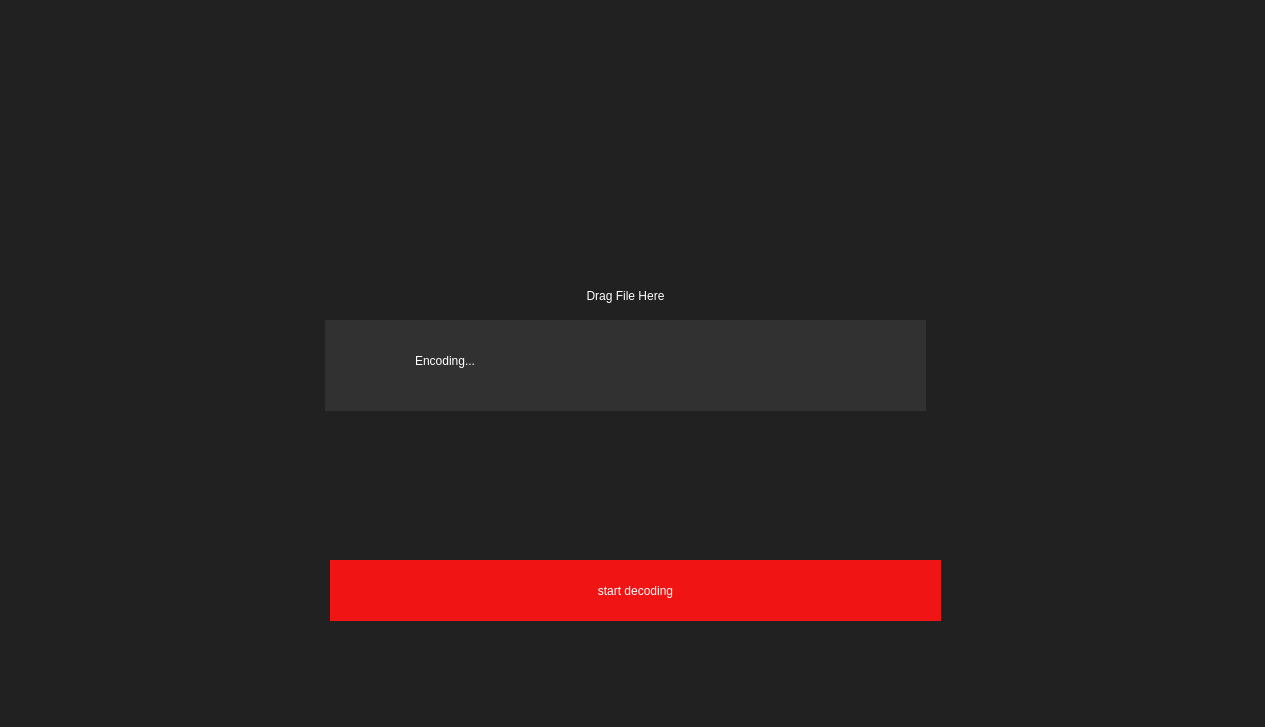
<?xml version="1.0" encoding="UTF-8"?>
<ui version="4.0">
 <class>DecodeWidget</class>
 <widget class="QWidget" name="DecodeWidget">
  <property name="geometry">
   <rect>
    <x>0</x>
    <y>0</y>
    <width>1265</width>
    <height>727</height>
   </rect>
  </property>
  <property name="acceptDrops">
   <bool>true</bool>
  </property>
  <property name="windowTitle">
   <string>Form</string>
  </property>
  <property name="styleSheet">
   <string notr="true">background-color: rgb(34, 33, 33);</string>
  </property>
  <widget class="QLabel" name="label_preview">
   <property name="geometry">
    <rect>
     <x>340</x>
     <y>100</y>
     <width>571</width>
     <height>391</height>
    </rect>
   </property>
   <property name="acceptDrops">
    <bool>true</bool>
   </property>
   <property name="styleSheet">
    <string notr="true">font: 75 20pt &quot;Segoe UI&quot;;
color: rgb(255, 255, 255);</string>
   </property>
   <property name="text">
    <string>Drag File Here</string>
   </property>
   <property name="alignment">
    <set>Qt::AlignCenter</set>
   </property>
  </widget>
  <widget class="QPushButton" name="pushButton_start">
   <property name="geometry">
    <rect>
     <x>330</x>
     <y>560</y>
     <width>611</width>
     <height>61</height>
    </rect>
   </property>
   <property name="acceptDrops">
    <bool>true</bool>
   </property>
   <property name="styleSheet">
    <string notr="true">QPushButton#pushButton_start{
border: 0px;
background-color: rgb(240, 20, 20);
font: 500 20pt &quot;Segoe UI&quot;;
color: white;}
QPushButton#pushButton_start:pressed{
border: 0px;
background-color: qradialgradient(spread:pad, cx:0.5, cy:0.5, radius:0.5, fx:0.5, fy:0.5, stop:0.24 rgba(240, 20, 20, 180), stop:0.52 rgba(240, 20, 20, 210), stop:1 rgba(240, 20, 20, 240));
font: 500 20pt &quot;Segoe UI&quot;;
color: white;}</string>
   </property>
   <property name="text">
    <string>start decoding</string>
   </property>
  </widget>
  <widget class="QLabel" name="label_file_name">
   <property name="geometry">
    <rect>
     <x>360</x>
     <y>500</y>
     <width>526</width>
     <height>30</height>
    </rect>
   </property>
   <property name="acceptDrops">
    <bool>true</bool>
   </property>
   <property name="styleSheet">
    <string notr="true">font: 400 14pt &quot;Segoe UI&quot;;
color: rgb(255, 255, 255);</string>
   </property>
   <property name="text">
    <string/>
   </property>
   <property name="alignment">
    <set>Qt::AlignCenter</set>
   </property>
  </widget>
  <widget class="QLabel" name="label_file_alarm">
   <property name="geometry">
    <rect>
     <x>462</x>
     <y>320</y>
     <width>340</width>
     <height>60</height>
    </rect>
   </property>
   <property name="styleSheet">
    <string notr="true">border-radius:8px;
border: 3px solid rgb(230, 60, 60);
background-color: rgb(180, 30, 30);
font: 400 18pt &quot;Segoe UI&quot;;
color: rgb(255, 255, 255);</string>
   </property>
   <property name="text">
    <string>Please Import Your File</string>
   </property>
   <property name="alignment">
    <set>Qt::AlignCenter</set>
   </property>
  </widget>
  <widget class="QPushButton" name="pushButton_loading_icon">
   <property name="geometry">
    <rect>
     <x>700</x>
     <y>340</y>
     <width>56</width>
     <height>56</height>
    </rect>
   </property>
   <property name="acceptDrops">
    <bool>true</bool>
   </property>
   <property name="styleSheet">
    <string notr="true">border: 0px;
background-color: rgb(50, 49, 49);</string>
   </property>
   <property name="text">
    <string/>
   </property>
  </widget>
  <widget class="QLabel" name="label_loading_background">
   <property name="geometry">
    <rect>
     <x>325</x>
     <y>320</y>
     <width>601</width>
     <height>91</height>
    </rect>
   </property>
   <property name="acceptDrops">
    <bool>true</bool>
   </property>
   <property name="styleSheet">
    <string notr="true">background-color: rgb(50, 49, 49);</string>
   </property>
   <property name="text">
    <string/>
   </property>
  </widget>
  <widget class="QLabel" name="label_loading_text">
   <property name="geometry">
    <rect>
     <x>415</x>
     <y>340</y>
     <width>171</width>
     <height>41</height>
    </rect>
   </property>
   <property name="acceptDrops">
    <bool>true</bool>
   </property>
   <property name="styleSheet">
    <string notr="true">font: 500 20pt &quot;Segoe UI&quot;;
color: white;
background-color: rgb(50, 49, 49);</string>
   </property>
   <property name="text">
    <string>Encoding...</string>
   </property>
  </widget>
  <zorder>label_preview</zorder>
  <zorder>pushButton_start</zorder>
  <zorder>label_file_name</zorder>
  <zorder>label_file_alarm</zorder>
  <zorder>label_loading_background</zorder>
  <zorder>pushButton_loading_icon</zorder>
  <zorder>label_loading_text</zorder>
 </widget>
 <resources/>
 <connections/>
</ui>
